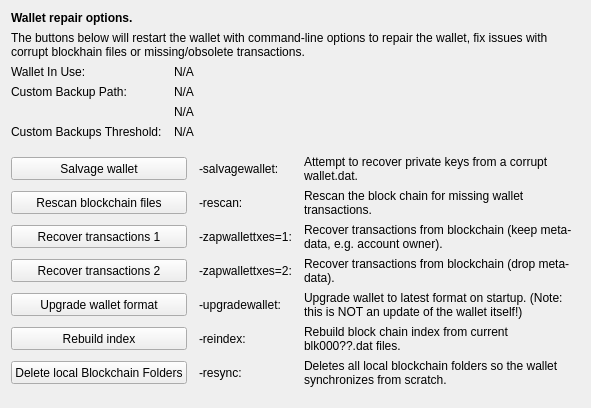
     <widget class="QWidget" name="tab_repair">
      <attribute name="title">
       <string>&amp;Wallet Repair</string>
      </attribute>
      <layout class="QGridLayout" name="gridLayout_4" columnstretch="0,0,0,0">
       <property name="horizontalSpacing">
        <number>12</number>
       </property>
       <item row="0" column="0" colspan="4">
        <widget class="QLabel" name="label_repair_header">
         <property name="font">
          <font>
           <weight>75</weight>
           <bold>true</bold>
          </font>
         </property>
         <property name="text">
          <string>Wallet repair options.</string>
         </property>
        </widget>
       </item>
       <item row="1" column="0" colspan="4">
        <widget class="QLabel" name="label_repair_helptext">
         <property name="font">
          <font>
           <weight>50</weight>
           <bold>false</bold>
          </font>
         </property>
         <property name="text">
          <string>The buttons below will restart the wallet with command-line options to repair the wallet, fix issues with corrupt blockhain files or missing/obsolete transactions.</string>
         </property>
         <property name="wordWrap">
          <bool>true</bool>
         </property>
        </widget>
       </item>
       <item row="2" column="0">
        <widget class="QLabel" name="wallet_path_label">
         <property name="text">
          <string>Wallet In Use:</string>
         </property>
        </widget>
       </item>
       <item row="2" column="1" colspan="3">
        <widget class="QLabel" name="wallet_path">
         <property name="cursor">
          <cursorShape>IBeamCursor</cursorShape>
         </property>
         <property name="text">
          <string>N/A</string>
         </property>
         <property name="textFormat">
          <enum>Qt::PlainText</enum>
         </property>
         <property name="textInteractionFlags">
          <set>Qt::LinksAccessibleByMouse|Qt::TextSelectableByKeyboard|Qt::TextSelectableByMouse</set>
         </property>
        </widget>
       </item>
       <item row="3" column="0">
        <widget class="QLabel" name="wallet_custombackuppath_label">
         <property name="text">
          <string>Custom Backup Path:</string>
         </property>
         <property name="visible">
          <bool>false</bool>
         </property>
        </widget>
       </item>
       <item row="3" column="1" colspan="3">
        <widget class="QLabel" name="wallet_custombackuppath">
         <property name="cursor">
          <cursorShape>IBeamCursor</cursorShape>
         </property>
         <property name="text">
          <string>N/A</string>
         </property>
         <property name="textFormat">
          <enum>Qt::PlainText</enum>
         </property>
         <property name="textInteractionFlags">
          <set>Qt::LinksAccessibleByMouse|Qt::TextSelectableByKeyboard|Qt::TextSelectableByMouse</set>
         </property>
         <property name="visible">
          <bool>false</bool>
         </property>
        </widget>
       </item>
       <item row="4" column="1" colspan="3">
        <widget class="QLabel" name="wallet_customzothbackuppath">
         <property name="cursor">
          <cursorShape>IBeamCursor</cursorShape>
         </property>
         <property name="text">
          <string>N/A</string>
         </property>
         <property name="textFormat">
          <enum>Qt::PlainText</enum>
         </property>
         <property name="textInteractionFlags">
          <set>Qt::LinksAccessibleByMouse|Qt::TextSelectableByKeyboard|Qt::TextSelectableByMouse</set>
         </property>
         <property name="visible">
          <bool>false</bool>
         </property>
        </widget>
       </item>
       <item row="5" column="0">
        <widget class="QLabel" name="wallet_custombackupthreshold_label">
         <property name="text">
          <string>Custom Backups Threshold:</string>
         </property>
         <property name="visible">
          <bool>false</bool>
         </property>
        </widget>
       </item>
       <item row="5" column="1" colspan="3">
        <widget class="QLabel" name="wallet_custombackupthreshold">
         <property name="cursor">
          <cursorShape>IBeamCursor</cursorShape>
         </property>
         <property name="text">
          <string>N/A</string>
         </property>
         <property name="textFormat">
          <enum>Qt::PlainText</enum>
         </property>
         <property name="textInteractionFlags">
          <set>Qt::LinksAccessibleByMouse|Qt::TextSelectableByKeyboard|Qt::TextSelectableByMouse</set>
         </property>
         <property name="visible">
          <bool>false</bool>
         </property>
        </widget>
       </item>
       <item row="6" column="0">
        <spacer name="verticalSpacer_repair1">
         <property name="orientation">
          <enum>Qt::Vertical</enum>
         </property>
         <property name="sizeHint" stdset="0">
          <size>
           <width>10</width>
           <height>10</height>
          </size>
         </property>
        </spacer>
       </item>
       <item row="7" column="0" colspan="2">
        <widget class="QPushButton" name="btn_salvagewallet">
         <property name="minimumSize">
          <size>
           <width>100</width>
           <height>23</height>
          </size>
         </property>
         <property name="text">
          <string>Salvage wallet</string>
         </property>
        </widget>
       </item>
       <item row="7" column="2">
        <widget class="QLabel" name="label_repair_salvage_command">
         <property name="text">
          <string notr="true">-salvagewallet:</string>
         </property>
        </widget>
       </item>
       <item row="7" column="3">
        <widget class="QLabel" name="label_repair_salvage">
         <property name="text">
          <string>Attempt to recover private keys from a corrupt wallet.dat.</string>
         </property>
         <property name="wordWrap">
          <bool>true</bool>
         </property>
        </widget>
       </item>
       <item row="8" column="0" colspan="2">
        <widget class="QPushButton" name="btn_rescan">
         <property name="minimumSize">
          <size>
           <width>100</width>
           <height>23</height>
          </size>
         </property>
         <property name="text">
          <string>Rescan blockchain files</string>
         </property>
        </widget>
       </item>
       <item row="8" column="2">
        <widget class="QLabel" name="label_repair_rescan_command">
         <property name="text">
          <string notr="true">-rescan:</string>
         </property>
        </widget>
       </item>
       <item row="8" column="3">
        <widget class="QLabel" name="label_repair_rescan">
         <property name="text">
          <string>Rescan the block chain for missing wallet transactions.</string>
         </property>
         <property name="wordWrap">
          <bool>true</bool>
         </property>
        </widget>
       </item>
       <item row="9" column="0" colspan="2">
        <widget class="QPushButton" name="btn_zapwallettxes1">
         <property name="minimumSize">
          <size>
           <width>100</width>
           <height>23</height>
          </size>
         </property>
         <property name="text">
          <string>Recover transactions 1</string>
         </property>
        </widget>
       </item>
       <item row="9" column="2">
        <widget class="QLabel" name="label_repair_zap1_command">
         <property name="text">
          <string notr="true">-zapwallettxes=1:</string>
         </property>
        </widget>
       </item>
       <item row="9" column="3">
        <widget class="QLabel" name="label_repair_zap1">
         <property name="text">
          <string>Recover transactions from blockchain (keep meta-data, e.g. account owner).</string>
         </property>
         <property name="wordWrap">
          <bool>true</bool>
         </property>
        </widget>
       </item>
       <item row="10" column="0" colspan="2">
        <widget class="QPushButton" name="btn_zapwallettxes2">
         <property name="minimumSize">
          <size>
           <width>100</width>
           <height>23</height>
          </size>
         </property>
         <property name="text">
          <string>Recover transactions 2</string>
         </property>
        </widget>
       </item>
       <item row="10" column="2">
        <widget class="QLabel" name="label_repair_zap2_command">
         <property name="text">
          <string notr="true">-zapwallettxes=2:</string>
         </property>
        </widget>
       </item>
       <item row="10" column="3">
        <widget class="QLabel" name="label_repair_zap2">
         <property name="text">
          <string>Recover transactions from blockchain (drop meta-data).</string>
         </property>
         <property name="wordWrap">
          <bool>true</bool>
         </property>
        </widget>
       </item>
       <item row="11" column="0" colspan="2">
        <widget class="QPushButton" name="btn_upgradewallet">
         <property name="minimumSize">
          <size>
           <width>100</width>
           <height>23</height>
          </size>
         </property>
         <property name="text">
          <string>Upgrade wallet format</string>
         </property>
        </widget>
       </item>
       <item row="11" column="2">
        <widget class="QLabel" name="label_repair_upgrade_command">
         <property name="text">
          <string notr="true">-upgradewallet:</string>
         </property>
        </widget>
       </item>
       <item row="11" column="3">
        <widget class="QLabel" name="label_repair_upgrade">
         <property name="text">
          <string>Upgrade wallet to latest format on startup. (Note: this is NOT an update of the wallet itself!)</string>
         </property>
         <property name="wordWrap">
          <bool>true</bool>
         </property>
        </widget>
       </item>
       <item row="12" column="0" colspan="2">
        <widget class="QPushButton" name="btn_reindex">
         <property name="minimumSize">
          <size>
           <width>100</width>
           <height>23</height>
          </size>
         </property>
         <property name="text">
          <string>Rebuild index</string>
         </property>
        </widget>
       </item>
       <item row="12" column="2">
        <widget class="QLabel" name="label_repair_reindex_command">
         <property name="text">
          <string notr="true">-reindex:</string>
         </property>
        </widget>
       </item>
       <item row="12" column="3">
        <widget class="QLabel" name="label_repair_reindex">
         <property name="text">
          <string>Rebuild block chain index from current blk000??.dat files.</string>
         </property>
         <property name="wordWrap">
          <bool>true</bool>
         </property>
        </widget>
       </item>
       <item row="13" column="0" colspan="2">
        <widget class="QPushButton" name="btn_resync">
         <property name="minimumSize">
          <size>
           <width>100</width>
           <height>23</height>
          </size>
         </property>
         <property name="text">
          <string>Delete local Blockchain Folders</string>
         </property>
        </widget>
       </item>
       <item row="13" column="2">
        <widget class="QLabel" name="label_repair_resync_command">
         <property name="text">
          <string>-resync:</string>
         </property>
        </widget>
       </item>
       <item row="13" column="3">
        <widget class="QLabel" name="label_repair_resync">
         <property name="text">
          <string>Deletes all local blockchain folders so the wallet synchronizes from scratch.</string>
         </property>
         <property name="wordWrap">
          <bool>true</bool>
         </property>
        </widget>
       </item>
       <item row="14" column="0">
        <spacer name="verticalSpacer_repair2">
         <property name="orientation">
          <enum>Qt::Vertical</enum>
         </property>
         <property name="sizeHint" stdset="0">
          <size>
           <width>20</width>
           <height>10</height>
          </size>
         </property>
        </spacer>
       </item>
      </layout>
     </widget>
